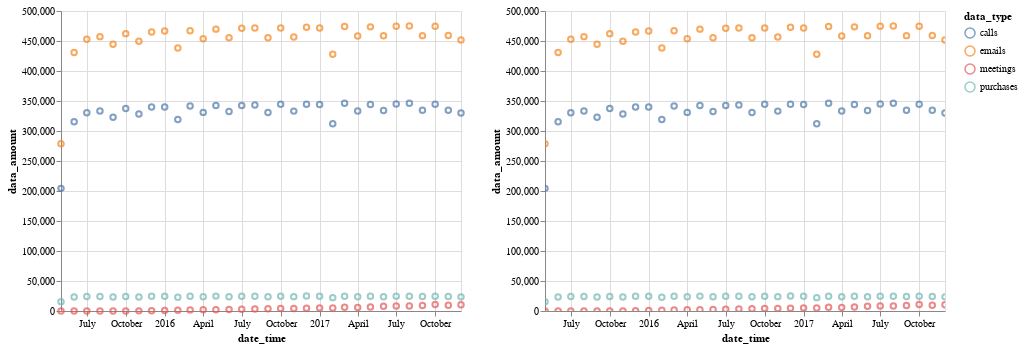

Here is the notebook cell this chart was saved with:
### Code cell
(chart.properties(selection=interval) | chart.transform_filter(interval))
